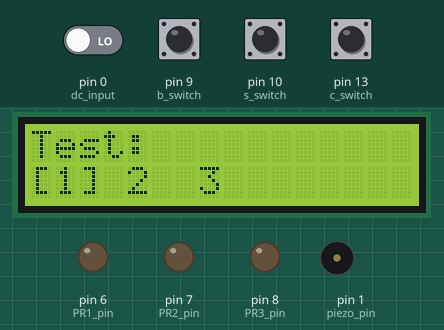
This sketch was run on a simulated Arduino Uno, built with avr-gcc and run on an emulated ATmega328P. On the bench: 16×2 character LCD, output pins drawn as LEDs (lit = HIGH), buzzer (waves = sounding). Inputs (shaded band) come from the test bench; at power-on: pin 0 (dc_input), pin 9 (b_switch), pin 10 (s_switch), pin 13 (c_switch) LOW.

Above: at 1.2 s.
1.3 s: pin 10 (s_switch) pulled HIGH for 0.15 s
At 2.6 s:
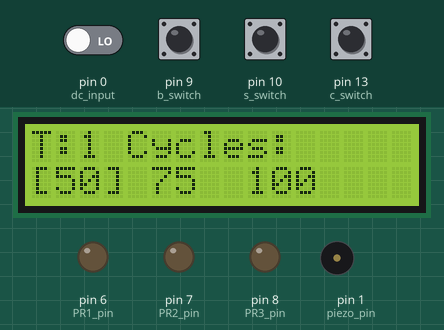
2.9 s: pin 10 (s_switch) pulled HIGH for 1 s
At 4.7 s:
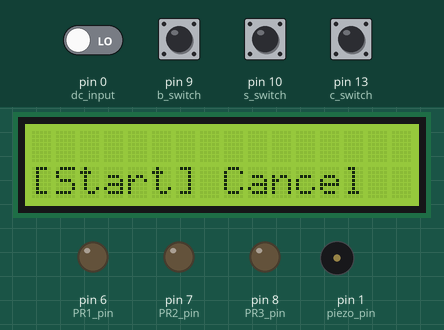
5.4 s: pin 13 (c_switch) pulled HIGH for 0.15 s
At 6.4 s:
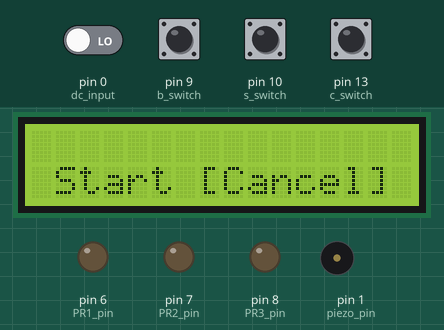
7.0 s: pin 13 (c_switch) pulled HIGH for 1 s
At 7.6 s:
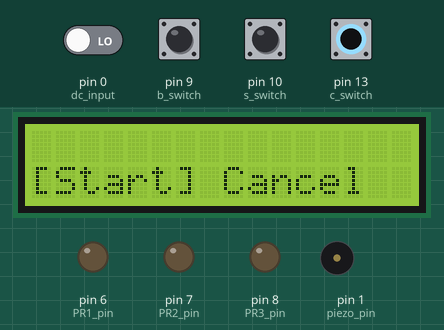
9.5 s: pin 10 (s_switch) pulled HIGH for 0.15 s
At 11.4 s:
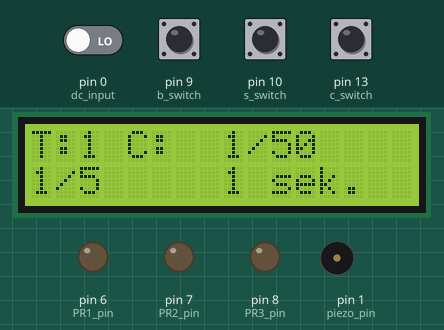
12.1 s: pin 9 (b_switch) pulled HIGH for 3.2 s
At 13.9 s:
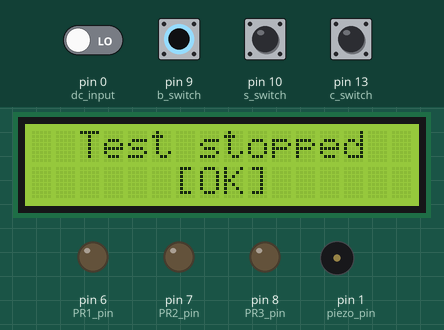
Timing chart, 0 to 15.4 s (numbered marks = the images above; inputs shaded):
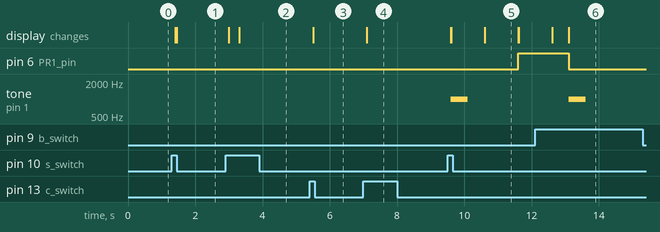

Measured:
- after the input at 1.3 s, the display: first changes after 0.10 s (image 1 shows a later state)
- after the input at 2.9 s, the display: first changes after 0.10 s (image 2 shows a later state)
- after the input at 5.4 s, the display: changes after 0.10 s (image 3)
- after the input at 7.0 s, the display: changes after 0.10 s (image 4)
- after the input at 9.5 s, pin 6 (PR1_pin): LOW → HIGH after 2.1 s; tone on pin 1 (piezo_pin): silent → 1000 Hz after 0.10 s, → silent 0.50 s later; the display: first changes after 0.10 s (image 5 shows a later state)
- after the input at 12.1 s, pin 6 (PR1_pin): HIGH → LOW after 1.0 s; pin 7 (PR2_pin): stays LOW (without the input it goes to HIGH after 1.5 s); tone on pin 1 (piezo_pin): silent → 1000 Hz after 1.0 s, → silent 0.50 s later; the display: first differs from a run without the input after 1.0 s (image 6)
- what the display in image 5 shows lasts 1.0 s, from 10.6 s to 11.6 s

The sketch:

test_machine.ino
```cpp
#include <LiquidCrystal.h>

const byte start_step=1;  //initial step; 1-> possibility to choose test number, 2-> test numer is constant, defined by start_test constant
const byte start_test=1;  //initial test;

int stp=start_step;       //step counter;

byte t_no=start_test;     //test number (1 2 3)
byte c_no=1;              //cycle number (1=50  2=75 3=100)
byte o_no=1;              //option number (1=start 2=stop)
int c_counter=1;          //cycle_counter
int secs=0;

byte cor=0;               //correction of bracket position

//digital input PINs definition
byte c_switch=13;         //controll switch
byte s_switch=10;         //start switch
byte b_switch=9;          //break switch
byte dc_input=0;          //110 DCV sensor
byte piezo_pin=1;
//byte dc_input=10;         //do wykasownia

//digital out PINs definition, relays controll
byte PR1_pin=6;
byte PR2_pin=7;
byte PR3_pin=8;
byte PR=PR1_pin;          //helpfully for output control
byte pPIN;                //temporary variable

byte test_array[3][6]=    //[test_no][count_of_points_in_test,delay_in_s, , , , ]
{
  {5,2,2,7,1,2},          // 5 intervals, 2 sec delay after start, 2 sec delay, 7 sec delay, 1 s, 1 s
  {2,2,20,0,0,0},         // 2 intervals, 2 sec delay after start, 20 sec delay
  {3,2,7,10,0,0},         // 3 intervals, 2 sec delay after start, 7 sec delay, 10 sec delay
};

byte int_step=1;                  //number of internal step
int s_push=100;                   //short push time in ms
int b_push=1000;                  //break push time in ms
unsigned long sDelay=millis();    //switch delay
unsigned long inDelay=millis();   //internal delay
unsigned long secDelay=millis();  //counting one second delay
unsigned long buzzDelay=millis();
int buzzTime=500;
int secTime=1000;                 //1000ms=1s

bool bt_down=false;               // working together refresh_display
bool refresh_disp=true;           //anti blink protection
bool test_begin=false;            //if true, means test running (in progress)
bool testFail=false;
bool buzz=false;
//lcd
const int rs = 12, en = 11, d4 = 5, d5 = 4, d6 = 3, d7 = 2;
LiquidCrystal lcd(rs, en, d4, d5, d6, d7);

//reset all variables in case of end, or break test
void end_test(){
  test_begin=false;
  int_step=1;
  c_counter=1;
  c_no=1;
  secs=0;
  digitalWrite(PR1_pin,LOW);
  digitalWrite(PR2_pin,LOW);
  digitalWrite(PR3_pin,LOW);
  testFail=false;
  cor=0;
  //sound procedure
}

// test_step(test_number)
void test_step(byte iT){

      //countown every one second
      if ((millis()-secDelay)>=secTime) {
        secs++;
        secDelay=millis();
      }
      //controll sub step delay
      if ((millis()-inDelay)>(test_array[iT-1][int_step]*secTime) ) {
          int_step++;
          if (int_step>test_array[iT-1][0]){
             int_step=2; //reset of internal step counter, 2 because in test_array  0 element is number of steps,
                         //                                                         1st element is delay after push start btn
                         //                                                         2nd and next elements are delay after another steps
             testFail=false;
             c_counter++;//counter of cycles in test
             if (c_counter>((c_no+1)*25)) {//end of test  c_no= 1..3 -> 25..75
                end_test();
                stp=6;
                bt_down=true;
             }
          }
          inDelay=millis();
          secs=0;
      }

    //relays controll

    //prawdopodobnie ten switch obsluguje wszytskie trzy testy, do sprawdzenia,
    //nalezy podpiac na wyjscia diody, w celu zasugnalizowania wysokich stanow na wyjsciu
    //oraz zmostkowac do masy input 0

    // poniższe już obsłużone, w kroku testowania 110 do zmiennej testFail jest przepisywana zanegowany stan pinu czytajacego,
    // jezeli przez 1000ms nie pojawi sie wysoki sygnal to testFail bedzie true, i to spowoduje wywalenie procedury, sprawdzic czy dziala

    // zasanowic się czy nie dawac tam jakiegos opoznienia przy czekaniu na impuls, albo zrobic
    //po PR3 petle while czekajaca na sygnal przez 1 sek, albo przez czas zadany w przedostatniej pozycji tablicy,
    //czyliuzyc impulsu opozniajacego, jezeli w ciagu tego czasu nie pojawi sie sygnal to uwalic,
    //taka konstrukcja zabezpieczny przed zdesynchronizowana dostawa impulsu

    //switch (iT){
    //  case 1:
          pPIN=PR+(int_step-2);
          if (!testFail)
            testFail=!digitalRead(dc_input);// if dc_input == HIGH-> OK, dc_input == LOW -> fail -> testFail=TRUE

          if (int_step==5){          //step after 110test, before next loop
              if (testFail){
                end_test();
                stp=7;
                bt_down=true;

                //Serial.println(int_step);
              }
          }
          if ((pPIN>=PR1_pin)&&(pPIN<=PR3_pin)){
            //if ((test_array[t_no-1][int_step]-secs)==0) //change coming in last second of substep
            digitalWrite(pPIN,HIGH); //int_step-2 = > 2-2=0, 3-2=1, 4-2=2 -> PR1, PR2, PR3
            //Serial.println(pPIN);
          }
          //
          if ( (int_step==test_array[t_no-1][0])&&
               ((test_array[t_no-1][int_step]-secs)<=1)
               ){
                  digitalWrite(PR1_pin,LOW);
                  digitalWrite(PR2_pin,LOW);
                  digitalWrite(PR3_pin,LOW);
          }
    //    break;

    //  case 2:
    //    break;

    //  case 3:
    //    break;
    //}


}


void setup() {
  //Serial.begin(9600);

  pinMode(c_switch, INPUT);
  pinMode(s_switch, INPUT);
  pinMode(b_switch, INPUT);
  pinMode(dc_input, INPUT);
  pinMode(PR1_pin,OUTPUT);
  pinMode(PR2_pin,OUTPUT);
  pinMode(PR3_pin,OUTPUT);
  pinMode(piezo_pin,OUTPUT);

  lcd.begin(16, 2);

  digitalWrite(PR1_pin,LOW);
  digitalWrite(PR2_pin,LOW);
  digitalWrite(PR3_pin,LOW);

}


void loop() {

  //display control
  //refresh_disp is depend on bt_down
  if (refresh_disp || test_begin){
    cor=0;
    switch (stp){
      case 1:
          lcd.setCursor(0,0);
          lcd.print("Test:");
          lcd.setCursor(0,1);
          lcd.print(" 1  2  3 ");
          lcd.setCursor((t_no+1)*3-6,1);
            lcd.print("[");
          lcd.setCursor((t_no+1)*3-4,1);
            lcd.print("]");
        break;

      case 2:
        lcd.setCursor(0,0);
        lcd.print("T:");
        lcd.print(t_no);
        lcd.print(" Cycles:");
        lcd.setCursor(0,1);
        lcd.print(" 50  75  100 ");  //0 4 8
        lcd.setCursor((c_no-1)*4,1);
          lcd.print("[");
        if (c_no==3) cor=1;  //correction of bracket position
        lcd.setCursor((c_no-1)*4+3+cor,1);
          lcd.print("]");
        break;

      case 3:
          lcd.setCursor(0,1);
          lcd.print(" Start  Cancel ");
          lcd.setCursor((o_no-1)*7,1);  //0 7
            lcd.print("[");
          if (o_no==2) cor=2; //correction of bracket position
          lcd.setCursor((o_no)*6+cor,1);    //6 14
            lcd.print("]");
        break;

      case 4:
          //show test number
          lcd.setCursor(0,0); lcd.print("T:");
          lcd.setCursor(2,0); lcd.print(t_no);

          //show cycle_counter/choosen_cycles
          lcd.setCursor(4,0);   lcd.print("C:");
          lcd.setCursor(9,0);  lcd.print("/");
          lcd.setCursor(10,0);  lcd.print((c_no+1)*25);
          cor=0;
          if (c_counter<100) cor=1;  //controll of shift the digit
          if (c_counter<10)  cor=2;  //controll of shift the digit
          lcd.setCursor(6+cor,0);   lcd.print(c_counter);

          //show internal_step/count_of_internal_steps
          lcd.setCursor(0,1);   lcd.print(int_step);
          lcd.setCursor(1,1);   lcd.print("/");
          lcd.setCursor(2,1);   lcd.print(test_array[t_no-1][0]);

          //show duration of internal current step
          cor=0;
          if (test_array[t_no-1][int_step]-secs<10){   //shift digit right
              lcd.setCursor(7,1);
              lcd.print(" ");
              cor=1;
          }
          lcd.setCursor(7+cor,1);   lcd.print(test_array[t_no-1][int_step]-secs);
          lcd.setCursor(10,1);   lcd.print("sek.");

        break;

      case 5:
          lcd.setCursor(0,0);
          lcd.print("  Test stopped  ");
          lcd.setCursor(0,1);
          lcd.print("      [OK]      ");
          buzz=true;
        break;

      case 6:
          lcd.setCursor(0,1);
          lcd.print("  Test passed.  ");
          buzz=true;
        break;

      case 7:
          lcd.setCursor(0,0);
          lcd.print("  Test failed.  ");
          lcd.setCursor(0,1);
          lcd.print("      [OK]      ");
          buzz=true;
        break;
    }
    refresh_disp=false;
  }

//logic control
  //break switch
  if ((digitalRead(b_switch)==HIGH)&& test_begin){
    if ((millis()-sDelay)>=b_push){
      end_test();
      stp=5;        // for information -> show "test stopped"message
      bt_down=true; // to refresh display

    }
  } else
  //start switch press
  if ((digitalRead(s_switch)==HIGH)&&(!test_begin)){         //!test_begin is blocking start switch during test
     if ( ( (millis()-sDelay)>=s_push) && (!bt_down) ) {
        bt_down=true;
        if (stp==3 and o_no==2) {
          //cancel option, go to start
          stp=start_step-1;//have to be -1 because of inc in next line
        }
        stp++;
        if (stp>4) stp=start_step;
        lcd.clear();
        if (stp==4)   {
          test_begin=true;
          buzz=true;
        }
        //reset of starting points
        inDelay=millis();
        secDelay=inDelay;
     }
  }
  //control switch press
  else if ((digitalRead(c_switch)==HIGH)&&(!test_begin)){  //!test_begin is blocking controll switch during test
      if ( ( (millis()-sDelay)>=s_push) && (!bt_down) ) {
        bt_down=true;
        switch (stp) {
          case 1:  //test choice
              t_no++;
              if (t_no>3) t_no=1;
              break;

          case 2:  //cycle amount
              c_no++;
              if (c_no>3) c_no=1;
              break;

          case 3:  //confirmation
              o_no++;
              if (o_no>2) o_no=1;
              break;

          case 4: //test step
              //a tu sie nic nie dzieje, bo to jest obsluzone przez procedure test_step;
              break;
        }
      }
  } else{
    sDelay=millis();
    bt_down=false;
  }

  if (test_begin) test_step(t_no);

  refresh_disp=bt_down; //musi byc na końcu, ze wzgledu na bt_down eksplatowany w test_step()

  if  (buzz){
    tone(piezo_pin, 1000);
    buzzDelay=millis();
    buzz=false;
  }
  if ((millis()-buzzDelay)>buzzTime)
    noTone(piezo_pin);

}
```
